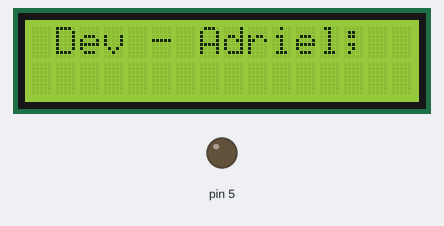
The sketch below on a simulated Arduino Uno, built with avr-gcc and run on an emulated ATmega328P. Parts: 16×2 character LCD, output pins drawn as LEDs (lit = HIGH).

Above: at 0.1 s.
At 3.6 s:
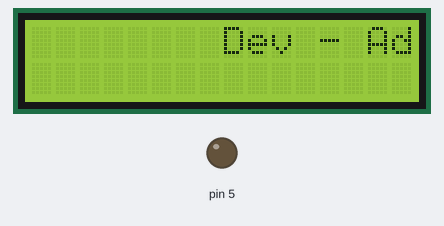
At 7.1 s:
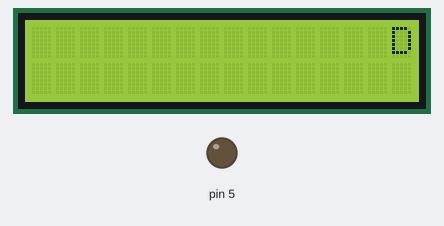
At 13.6 s:
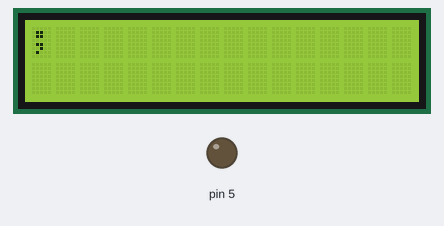
At 19.6 s:
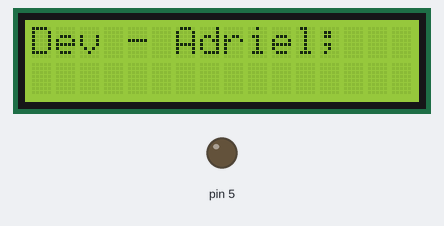
At 39.1 s:
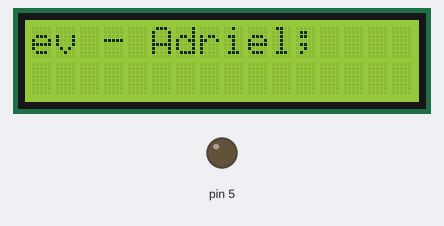

The sketch:

C_digoArduino.ino
```cpp
#include <LiquidCrystal.h>

LiquidCrystal lcd(2,4,10,11,12,13);

void setup()
{

  pinMode(5,OUTPUT);
  lcd.begin(16,2);

  lcd.write("Dev - Adriel;");
}

void loop()
{
  lcd.scrollDisplayRight();
  delay(500);
}
```

Measured:
- what the display in image 1 shows lasts 0.5 s, from 3.6 s to 4.1 s
